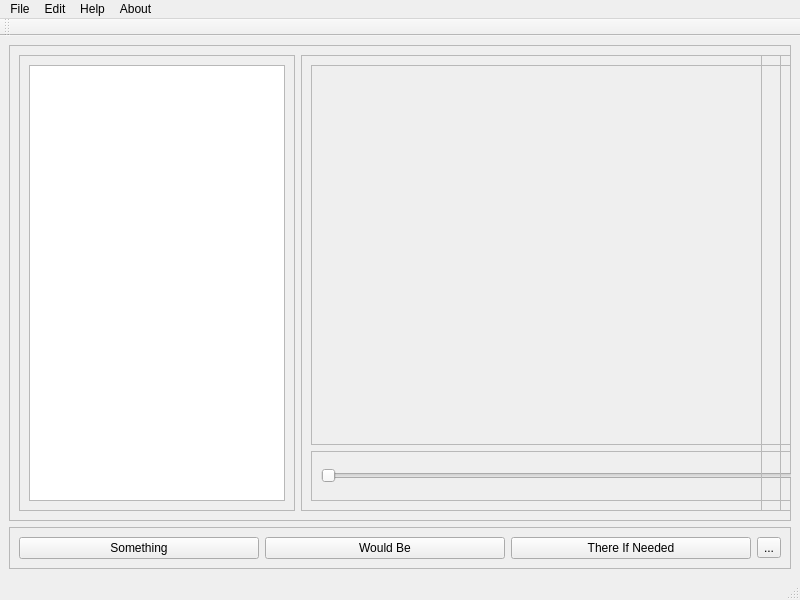
<?xml version="1.0" encoding="UTF-8"?>
<ui version="4.0">
 <class>MainWindow</class>
 <widget class="QMainWindow" name="MainWindow">
  <property name="geometry">
   <rect>
    <x>0</x>
    <y>0</y>
    <width>800</width>
    <height>600</height>
   </rect>
  </property>
  <property name="minimumSize">
   <size>
    <width>800</width>
    <height>600</height>
   </size>
  </property>
  <property name="maximumSize">
   <size>
    <width>2400</width>
    <height>1800</height>
   </size>
  </property>
  <property name="windowTitle">
   <string>MainWindow</string>
  </property>
  <widget class="QWidget" name="centralwidget">
   <layout class="QVBoxLayout" name="verticalLayout">
    <item>
     <widget class="QFrame" name="topFrame">
      <property name="sizePolicy">
       <sizepolicy hsizetype="Preferred" vsizetype="Expanding">
        <horstretch>0</horstretch>
        <verstretch>0</verstretch>
       </sizepolicy>
      </property>
      <property name="frameShape">
       <enum>QFrame::StyledPanel</enum>
      </property>
      <property name="frameShadow">
       <enum>QFrame::Raised</enum>
      </property>
      <layout class="QHBoxLayout" name="horizontalLayout_2">
       <item>
        <widget class="QFrame" name="explorerFrame">
         <property name="frameShape">
          <enum>QFrame::StyledPanel</enum>
         </property>
         <property name="frameShadow">
          <enum>QFrame::Raised</enum>
         </property>
         <layout class="QHBoxLayout" name="horizontalLayout_4">
          <item>
           <widget class="QTableWidget" name="dicomData">
            <property name="sizePolicy">
             <sizepolicy hsizetype="MinimumExpanding" vsizetype="Expanding">
              <horstretch>0</horstretch>
              <verstretch>0</verstretch>
             </sizepolicy>
            </property>
           </widget>
          </item>
         </layout>
        </widget>
       </item>
       <item>
        <widget class="QFrame" name="dicomFrame">
         <property name="sizePolicy">
          <sizepolicy hsizetype="Expanding" vsizetype="Expanding">
           <horstretch>0</horstretch>
           <verstretch>0</verstretch>
          </sizepolicy>
         </property>
         <property name="minimumSize">
          <size>
           <width>600</width>
           <height>400</height>
          </size>
         </property>
         <property name="frameShape">
          <enum>QFrame::StyledPanel</enum>
         </property>
         <property name="frameShadow">
          <enum>QFrame::Raised</enum>
         </property>
         <property name="lineWidth">
          <number>0</number>
         </property>
         <layout class="QVBoxLayout" name="verticalLayout_2">
          <item>
           <layout class="QGridLayout" name="dicomLayout">
            <item row="1" column="0">
             <widget class="QFrame" name="sliderFrame">
              <property name="sizePolicy">
               <sizepolicy hsizetype="Preferred" vsizetype="Preferred">
                <horstretch>0</horstretch>
                <verstretch>0</verstretch>
               </sizepolicy>
              </property>
              <property name="minimumSize">
               <size>
                <width>0</width>
                <height>50</height>
               </size>
              </property>
              <property name="frameShape">
               <enum>QFrame::StyledPanel</enum>
              </property>
              <property name="frameShadow">
               <enum>QFrame::Raised</enum>
              </property>
              <property name="lineWidth">
               <number>0</number>
              </property>
              <layout class="QHBoxLayout" name="horizontalLayout">
               <item>
                <layout class="QHBoxLayout" name="sliderLayout">
                 <item>
                  <widget class="QSlider" name="dicomSlider">
                   <property name="orientation">
                    <enum>Qt::Horizontal</enum>
                   </property>
                  </widget>
                 </item>
                 <item>
                  <widget class="QPushButton" name="playButton">
                   <property name="text">
                    <string>Play</string>
                   </property>
                  </widget>
                 </item>
                </layout>
               </item>
              </layout>
             </widget>
            </item>
            <item row="0" column="0">
             <widget class="QFrame" name="imageFrame">
              <property name="sizePolicy">
               <sizepolicy hsizetype="Expanding" vsizetype="Expanding">
                <horstretch>0</horstretch>
                <verstretch>0</verstretch>
               </sizepolicy>
              </property>
              <property name="frameShape">
               <enum>QFrame::StyledPanel</enum>
              </property>
              <property name="frameShadow">
               <enum>QFrame::Raised</enum>
              </property>
              <property name="lineWidth">
               <number>0</number>
              </property>
              <layout class="QGridLayout" name="gridLayout">
               <item row="0" column="0">
                <layout class="QGridLayout" name="imageLayout"/>
               </item>
              </layout>
             </widget>
            </item>
           </layout>
          </item>
         </layout>
        </widget>
       </item>
       <item>
        <widget class="QFrame" name="numpyFrame">
         <property name="frameShape">
          <enum>QFrame::StyledPanel</enum>
         </property>
         <property name="frameShadow">
          <enum>QFrame::Raised</enum>
         </property>
         <layout class="QVBoxLayout" name="verticalLayout_3">
          <item>
           <layout class="QGridLayout" name="numpyLayout"/>
          </item>
         </layout>
        </widget>
       </item>
      </layout>
     </widget>
    </item>
    <item>
     <widget class="QFrame" name="bottomFrame">
      <property name="sizePolicy">
       <sizepolicy hsizetype="Preferred" vsizetype="Minimum">
        <horstretch>0</horstretch>
        <verstretch>0</verstretch>
       </sizepolicy>
      </property>
      <property name="frameShape">
       <enum>QFrame::StyledPanel</enum>
      </property>
      <property name="frameShadow">
       <enum>QFrame::Raised</enum>
      </property>
      <layout class="QHBoxLayout" name="horizontalLayout_3">
       <item>
        <widget class="QPushButton" name="pushButton">
         <property name="text">
          <string>Something</string>
         </property>
        </widget>
       </item>
       <item>
        <widget class="QPushButton" name="pushButton_2">
         <property name="text">
          <string>Would Be</string>
         </property>
        </widget>
       </item>
       <item>
        <widget class="QPushButton" name="pushButton_3">
         <property name="text">
          <string>There If Needed</string>
         </property>
        </widget>
       </item>
       <item>
        <widget class="QToolButton" name="toolButton">
         <property name="text">
          <string>...</string>
         </property>
        </widget>
       </item>
      </layout>
     </widget>
    </item>
   </layout>
  </widget>
  <widget class="QMenuBar" name="menubar">
   <property name="geometry">
    <rect>
     <x>0</x>
     <y>0</y>
     <width>800</width>
     <height>25</height>
    </rect>
   </property>
   <widget class="QMenu" name="menuFile">
    <property name="title">
     <string>File</string>
    </property>
    <addaction name="actionLoad"/>
    <addaction name="actionSave"/>
    <addaction name="actionSave_as"/>
    <addaction name="actionExit"/>
   </widget>
   <widget class="QMenu" name="menuEdit">
    <property name="title">
     <string>Edit</string>
    </property>
    <addaction name="actionUndo"/>
    <addaction name="actionRedo"/>
   </widget>
   <widget class="QMenu" name="menuHelp">
    <property name="title">
     <string>Help</string>
    </property>
   </widget>
   <widget class="QMenu" name="menuAbout">
    <property name="title">
     <string>About</string>
    </property>
   </widget>
   <addaction name="menuFile"/>
   <addaction name="menuEdit"/>
   <addaction name="menuHelp"/>
   <addaction name="menuAbout"/>
  </widget>
  <widget class="QToolBar" name="toolBar">
   <property name="windowTitle">
    <string>toolBar</string>
   </property>
   <attribute name="toolBarArea">
    <enum>TopToolBarArea</enum>
   </attribute>
   <attribute name="toolBarBreak">
    <bool>false</bool>
   </attribute>
  </widget>
  <widget class="QStatusBar" name="statusBar"/>
  <action name="actionLoad">
   <property name="text">
    <string>Load..</string>
   </property>
  </action>
  <action name="actionExit">
   <property name="text">
    <string>Exit</string>
   </property>
  </action>
  <action name="actionSave">
   <property name="text">
    <string>Save..</string>
   </property>
  </action>
  <action name="actionSave_as">
   <property name="text">
    <string>Save as..</string>
   </property>
  </action>
  <action name="actionUndo">
   <property name="text">
    <string>Undo</string>
   </property>
   <property name="shortcut">
    <string>Ctrl+Z</string>
   </property>
  </action>
  <action name="actionRedo">
   <property name="text">
    <string>Redo</string>
   </property>
  </action>
 </widget>
 <resources/>
 <connections/>
</ui>
